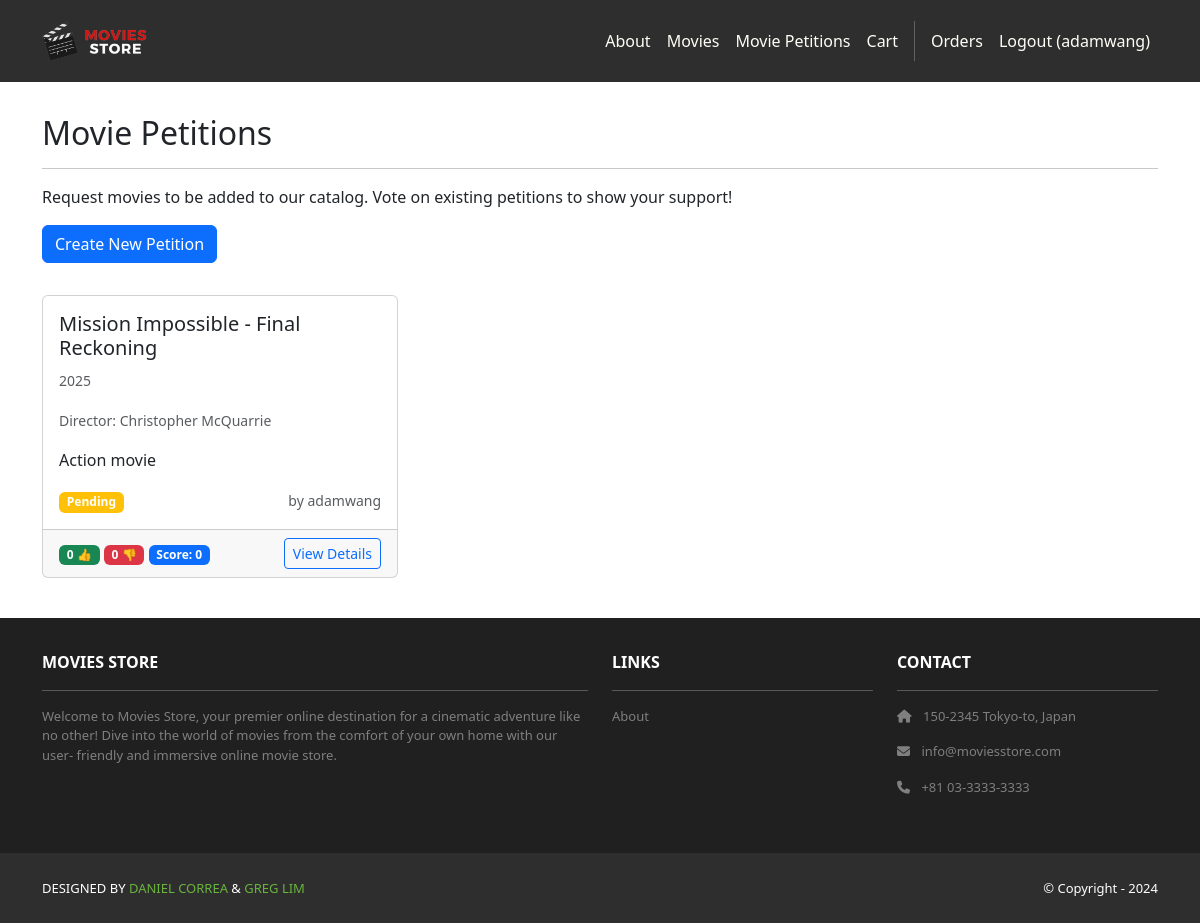
Page /movies/petitions/ (signed in) on the committed database.
### movies/models.py (models this page shows, shortened)
class MoviePetition(models.Model):
    id = models.AutoField(primary_key=True)
    movie_title = models.CharField(max_length=255)
    movie_description = models.TextField(blank=True, null=True)
    movie_year = models.IntegerField(blank=True, null=True)
    movie_director = models.CharField(max_length=255, blank=True, null=True)
    created_by = models.ForeignKey(User, on_delete=models.CASCADE)
    created_at = models.DateTimeField(auto_now_add=True)
    status = models.CharField(max_length=20, choices=[
        ('pending', 'Pending'),
        ('approved', 'Approved'),
        ('rejected', 'Rejected')
    ], default='pending')
    def get_vote_score(self):
        upvotes = self.petitionvote_set.filter(vote_type='upvote').count()
        downvotes = self.petitionvote_set.filter(vote_type='downvote').count()
        return upvotes - downvotes
    def get_upvotes(self):
        return self.petitionvote_set.filter(vote_type='upvote').count()
    def get_downvotes(self):
        return self.petitionvote_set.filter(vote_type='downvote').count()

### movies/views.py (the view)
# urls.py: path('petitions/', views.petitions, name='movies.petitions'),
def petitions(request):
    petitions = MoviePetition.objects.all().order_by('-created_at')
    template_data = {}
    template_data['title'] = 'Movie Petitions'
    template_data['petitions'] = petitions
    return render(request, 'movies/petitions.html', {'template_data': template_data})

### movies/templates/movies/petitions.html (shortened to what this page needs)
{% extends 'base.html' %}
{% block content %}
{% load static %}
<div class="p-3">
  <div class="container">
    <div class="row mt-3">
      <div class="col mx-auto mb-3">
        <h2>Movie Petitions</h2>
        <hr />
        <p>
          Request movies to be added to our catalog. Vote on existing petitions to show your support!
        </p>
        {% if user.is_authenticated %}
        <p>
          <a class="btn btn-primary" href="{% url 'movies.create_petition' %}">Create New Petition</a>
        </p>
        {% endif %}
      </div>
    </div>
    <div class="row">
      {% for petition in template_data.petitions %}
      <div class="col-md-6 col-lg-4 mb-4">
        <div class="card h-100">
          <div class="card-body">
            <h5 class="card-title">{{ petition.movie_title }}</h5>
            {% if petition.movie_year %}
              <p class="card-text"><small class="text-muted">{{ petition.movie_year }}</small></p>
            {% endif %}
            {% if petition.movie_director %}
              <p class="card-text"><small class="text-muted">Director: {{ petition.movie_director }}</small></p>
            {% endif %}
            {% if petition.movie_description %}
              <p class="card-text">{{ petition.movie_description|truncatewords:20 }}</p>
            {% endif %}
            <div class="d-flex justify-content-between align-items-center">
              <div>
                <span class="badge bg-{% if petition.status == 'approved' %}success{% elif petition.status == 'rejected' %}danger{% else %}warning{% endif %}">
                  {{ petition.get_status_display }}
                </span>
              </div>
              <div class="text-muted">
                <small>by {{ petition.created_by.username }}</small>
              </div>
            </div>
          </div>
          <div class="card-footer">
            <div class="d-flex justify-content-between align-items-center">
              <div>
                <span class="badge bg-success">{{ petition.get_upvotes }} 👍</span>
                <span class="badge bg-danger">{{ petition.get_downvotes }} 👎</span>
                <span class="badge bg-primary">Score: {{ petition.get_vote_score }}</span>
              </div>
              <a href="{% url 'movies.petition_detail' id=petition.id %}" class="btn btn-outline-primary btn-sm">
                View Details
              </a>
            </div>
          </div>
        </div>
      </div>
      {% endfor %}
    </div>
  </div>
</div>
{% endblock content %}

### moviesstore/templates/base.html (shortened to what this page needs)
<!DOCTYPE html>
<html>
  <head>
		{% load static %}
    <link href=
      "https://cdn.jsdelivr.net/npm/bootstrap@5.3.3/dist/css/bootstrap.min.css" rel="stylesheet"
>
    <link rel=
      "stylesheet"  href="https://cdnjs.cloudflare.com/ajax/libs/font-awesome/6.1.1/css/all.min.css">
		<link rel="stylesheet" type="text/css" href="{% static 'css/style.css' %}">
  </head>
  <body>
		 <nav class="p-3 navbar navbar-dark bg-dark navbar-expand-lg">
      <div class="container">
        <a class="navbar-brand"
           href="{% url 'home.index' %}">
          <img src="{% static 'img/logo.png' %}" alt="logo" height="40" />
        </a>
        <div class="collapse navbar-collapse" id="navbarNavAltMarkup">
          <div class="navbar-nav ms-auto navbar-ml">
            <a class="nav-link" href="{% url 'home.about' %}">About</a>
						<a class="nav-link" href="{% url 'movies.index' %}">Movies</a>
            <a class="nav-link" href="{% url 'movies.petitions' %}">Movie Petitions</a>
            <a class="nav-link" href="{% url 'cart.index' %}">Cart</a>
            {% if user.is_authenticated %}
            <a class="nav-link" href="{% url 'accounts.orders' %}">Orders</a>
              <a class="nav-link" href="{% url 'accounts.logout' %}">Logout ({{ user.username }})</a>
            {% else %}
              <a class="nav-link" href="{% url 'accounts.login' %}">Login</a>
              <a class="nav-link" href="{% url 'accounts.signup' %}">Sign Up</a>
            {% endif %}
          </div>
        </div>
      </div>
    </nav>
    <div>
      {% block content %}
      {% endblock content %}
    </div>
		 <section class="p-3 ms-footer d-none d-md-block">
      <div class="container">
        <div class="row mt-3 text-white">
          <div class="col-md-6 col-lg-6 col-xl-6
               mx-auto mb-4">
            <b>MOVIES STORE</b>
            <hr />
            <p>
              Welcome to Movies Store, your premier online
              destination for a cinematic adventure like no
              other! Dive into the world of movies from the
              comfort of your own home with our user-
              friendly and immersive online movie store.
            </p>
          </div>
          <div class="col-md-3 col-lg-3 col-xl-3 mx-auto mb-4">
            <b>LINKS</b>
            <hr />
            <p><a class="nav-link"
              href="{% url 'home.about' %}">
              About
            </a></p>
          </div>
          <div class="col-md-3 col-lg-3 col-xl-3 mx-auto mb-4">
            <b>CONTACT</b>
            <hr />
            <p><i class="fas fa-home me-2"></i>
              150-2345 Tokyo-to, Japan
            </p>
            <p><i class="fas fa-envelope me-2"></i>
              info@moviesstore.com
            </p>
            <p><i class="fas fa-phone me-2"></i>
              +81 03-3333-3333
            </p>
          </div>
        </div>
      </div>
    </section>
    <section class="p-3 ms-footer-bottom bg-dark">
      <div class="container d-flex justify-content-between">
        <div class="me-5 text-white">
          <span>DESIGNED BY
            <a href="https://www.x.com/danielgarax"
            target="_blank">DANIEL CORREA</a> &
            <a href="https://www.x.com/greglim81"
            target="_blank">GREG LIM</a>
          </span>
        </div>
        <div class="text-white">
          <span>© Copyright - 2024</span>
        </div>
      </div>
    </section>
  </body>
</html>

### moviesstore/static/css/style.css (style rules this page uses)
.navbar a.nav-link { color: #FFFEF6 !important; }
.bg-dark { background-color: #2E2E2E !important; }
.ms-footer { background-color: #202020; }
.ms-footer p { color: #7F7F7F; font-size: 13px; }
.ms-footer-bottom span { font-size: 13px; line-height: 38px; }
.ms-footer-bottom a { color: #6ab43e; text-decoration: none; }

### rows in the picture
MoviePetition: movie_title "Mission Impossible - Final Reckoning", movie_year "2025", movie_director "Christopher McQuarrie", movie_description "Action movie", status "Pending", created_by.username "adamwang", get_upvotes "0", get_downvotes "0", get_vote_score "0"

### other values in the picture
{{ user.username }} "adamwang"
